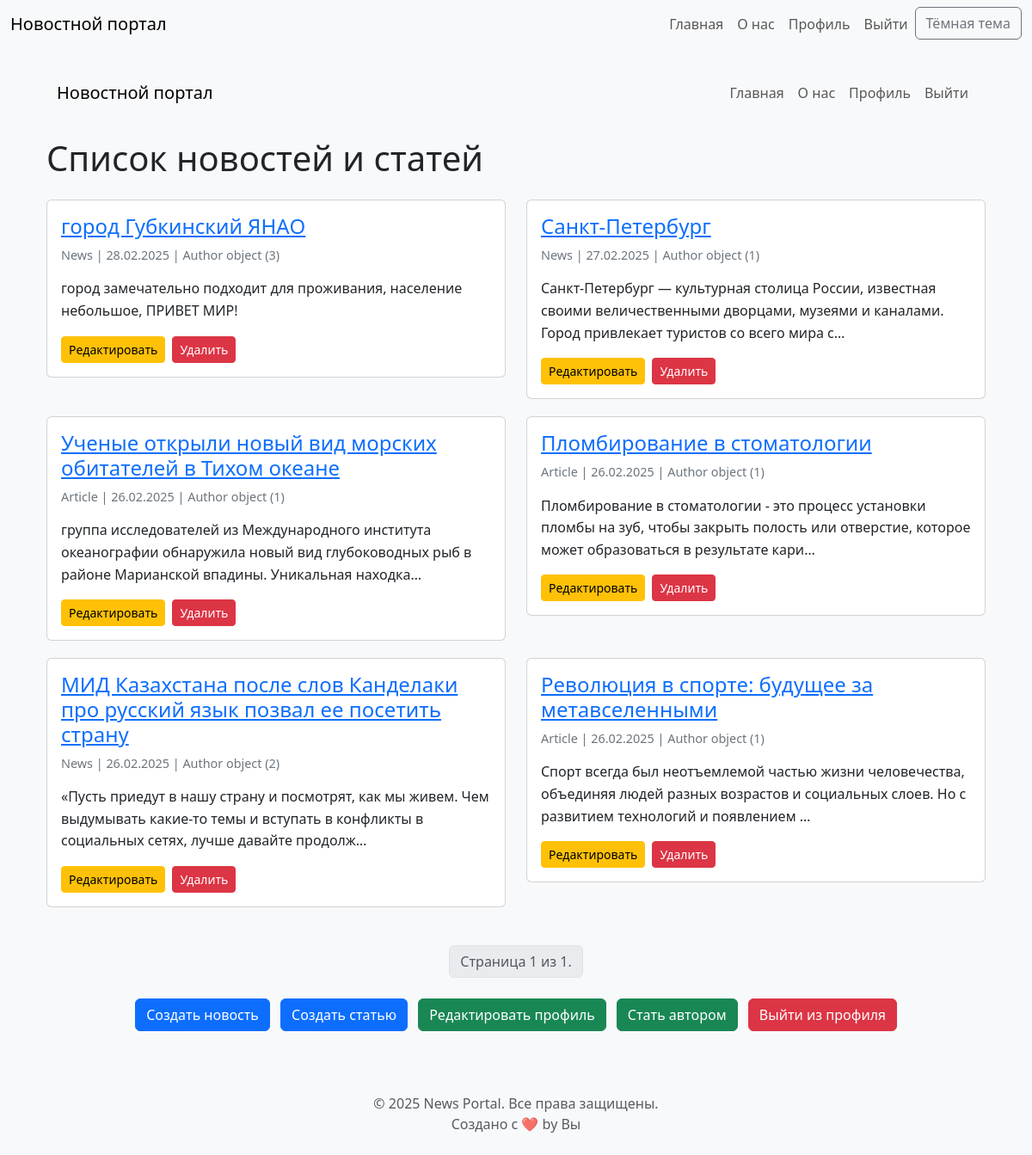
The app's page /news/ (signed in) with its own data.
### news/models.py (models this page shows, shortened)
class News(models.Model):
    TYPE_CHOICES = [
        ('news', 'Новость'),
        ('article', 'Статья'),
    ]
    title = models.CharField(max_length=200, verbose_name='Заголовок')
    content = models.TextField(verbose_name='Содержание')
    published_date = models.DateTimeField(auto_now_add=True, verbose_name='Дата публикации')
    author = models.ForeignKey(Author, on_delete=models.CASCADE, null=True, blank=True, verbose_name='Автор')  # Изменено на ForeignKey
    type = models.CharField(max_length=10, choices=TYPE_CHOICES, default='news', verbose_name='Тип')
    rating = models.SmallIntegerField(default=0)  # Добавлено из Post
    categories = models.ManyToManyField(Category, through='NewsCategory', blank=True)  # Добавлено из Post
    class Meta:
        ordering = ['-published_date']
        verbose_name = 'Новость/Статья'
        verbose_name_plural = 'Новости/Статьи'

class Author(models.Model):
    authorUser = models.OneToOneField(User, on_delete=models.CASCADE)
    ratingAuthor = models.SmallIntegerField(default=0)

### news/views.py (the view)
# urls.py: path('', views.news_list, name='news_list'),
def news_list(request):
    news_list = News.objects.all().order_by('-published_date')
    paginator = Paginator(news_list, 10)
    page_number = request.GET.get('page')
    page_obj = paginator.get_page(page_number)
    return render(request, 'news_list.html', {'page_obj': page_obj})

### news/templatetags/custom_filters.py (called while the page is built)
@register.filter(name='censor')
def censor(value):
    unwanted_words = ['редиска', 'плохое слово', 'еще слово']  # Список нежелательных слов
    for word in unwanted_words:
        value = value.replace(word, '*' * len(word))
    return value

### news/templates/news_list.html (shortened to what this page needs)
{% extends 'base.html' %}
{% load custom_filters %}
{% block content %}
<div class="container">
    <nav class="navbar navbar-expand-lg navbar-light bg-light mb-4">
        <div class="container-fluid">
            <a class="navbar-brand" href="{% url 'news:news_list' %}">Новостной портал</a>
            <div class="collapse navbar-collapse" id="navbarNav">
                <ul class="navbar-nav ms-auto">
                    <li class="nav-item">
                        <a class="nav-link" href="{% url 'news:news_list' %}">Главная</a>
                    </li>
                    <li class="nav-item">
                        <a class="nav-link" href="{% url 'news:about' %}">О нас</a>
                    </li>
                    {% if user.is_authenticated %}
                        <li class="nav-item">
                            <a class="nav-link" href="{% url 'news:profile_edit' %}">Профиль</a>
                        </li>
                        <li class="nav-item">
                            <a class="nav-link" href="{% url 'account_logout' %}">Выйти</a>
                        </li>
                    {% endif %}
                </ul>
            </div>
        </div>
    </nav>
    <h1 class="mb-4">Список новостей и статей</h1>
    <div class="row">
        {% for item in page_obj %}
        <div class="col-md-6">
            <div class="card news-card">
                <div class="card-body">
                    <h5 class="card-title news-title">
                        <a href="{% url 'news:news_detail' item.pk %}">{{ item.title|censor }}</a>
                    </h5>
                    <p class="card-text news-meta">
                        {{ item.type|title }} | {{ item.published_date|date:"d.m.Y" }} | {{ item.author|default:"Без автора" }}
                    </p>
                    <p class="card-text news-content">{{ item.content|truncatechars:150|censor }}</p>
                    {% if user.is_authenticated %}
                        <div class="d-flex gap-2">
                            <a href="{% url 'news:news_edit' item.pk %}" class="btn btn-sm btn-warning">Редактировать</a>
                            <a href="{% url 'news:news_delete' item.pk %}" class="btn btn-sm btn-danger">Удалить</a>
                        </div>
                    {% endif %}
                </div>
            </div>
        </div>
        {% empty %}
        <div class="col-12">
            <p class="text-muted">Новостей и статей пока нет.</p>
        </div>
        {% endfor %}
    </div>
    <nav aria-label="Page navigation" class="mt-4">
        <ul class="pagination justify-content-center">
            <li class="page-item disabled">
                <span class="page-link">
                    Страница {{ page_obj.number }} из {{ page_obj.paginator.num_pages }}.
                </span>
            </li>
        </ul>
    </nav>
    <div class="mt-4 text-center">
        <a href="{% url 'news:news_create' %}" class="btn btn-primary me-2">Создать новость</a>
        <a href="{% url 'news:article_create' %}" class="btn btn-primary me-2">Создать статью</a>
        <a href="{% url 'news:profile_edit' %}" class="btn btn-success me-2">Редактировать профиль</a>
        <a href="{% url 'news:become_author' %}" class="btn btn-success me-2">Стать автором</a>
        {% if user.is_authenticated %}
            <a href="{% url 'account_logout' %}" class="btn btn-danger" onclick="return confirm('Вы уверены, что хотите выйти?');">Выйти из профиля</a>
        {% endif %}
    </div>
</div>
{% endblock %}

### static/css/styles.css (style rules this page uses)
.light-mode { background-color: #f8f9fa; color: #212529; }
.light-mode .news-card { background-color: #fff; transition: transform 0.2s; margin-bottom: 20px; }
.light-mode .news-title { font-size: 1.5rem; color: #007bff; }
.light-mode .news-meta { color: #6c757d; font-size: 0.9rem; }
.light-mode .news-content { font-size: 1rem; line-height: 1.6; }
.news-card { opacity: 0; animation: fadeIn 0.5s ease-in forwards; }
.news-card:nth-child(1) { animation-delay: 0.1s; }
html { scroll-behavior: smooth; }

### records on screen
News: title|censor "город Губкинский ЯНАО", type "News", published_date "28.02.2025", author "Author object (3)", content|censor "город замечательно подходит для проживания, население небольшое, ПРИВЕТ МИР!"
News: title|censor "Санкт-Петербург", type "News", published_date "27.02.2025", author "Author object (1)", content|censor "Санкт-Петербург — культурная столица России, известная своими величественными дворцами, музеями и каналами. Город привлекает туристов со всего мира с…"
News: title|censor "Ученые открыли новый вид морских обитателей в Тихом океане", type "Article", published_date "26.02.2025", author "Author object (1)", content|censor "группа исследователей из Международного института океанографии обнаружила новый вид глубоководных рыб в районе Марианской впадины. Уникальная находка…"
News: title|censor "Пломбирование в стоматологии", type "Article", published_date "26.02.2025", author "Author object (1)", content|censor "Пломбирование в стоматологии - это процесс установки пломбы на зуб, чтобы закрыть полость или отверстие, которое может образоваться в результате кари…"
News: title|censor "МИД Казахстана после слов Канделаки про русский язык позвал ее посетить страну", type "News", published_date "26.02.2025", author "Author object (2)", content|censor "«Пусть приедут в нашу страну и посмотрят, как мы живем. Чем выдумывать какие-то темы и вступать в конфликты в социальных сетях, лучше давайте продолж…"
News: title|censor "Революция в спорте: будущее за метавселенными", type "Article", published_date "26.02.2025", author "Author object (1)", content|censor "Спорт всегда был неотъемлемой частью жизни человечества, объединяя людей разных возрастов и социальных слоев. Но с развитием технологий и появлением …"

### other values on screen
{{ page_obj.number }} "1"
{{ page_obj.paginator.num_pages }} "1"
